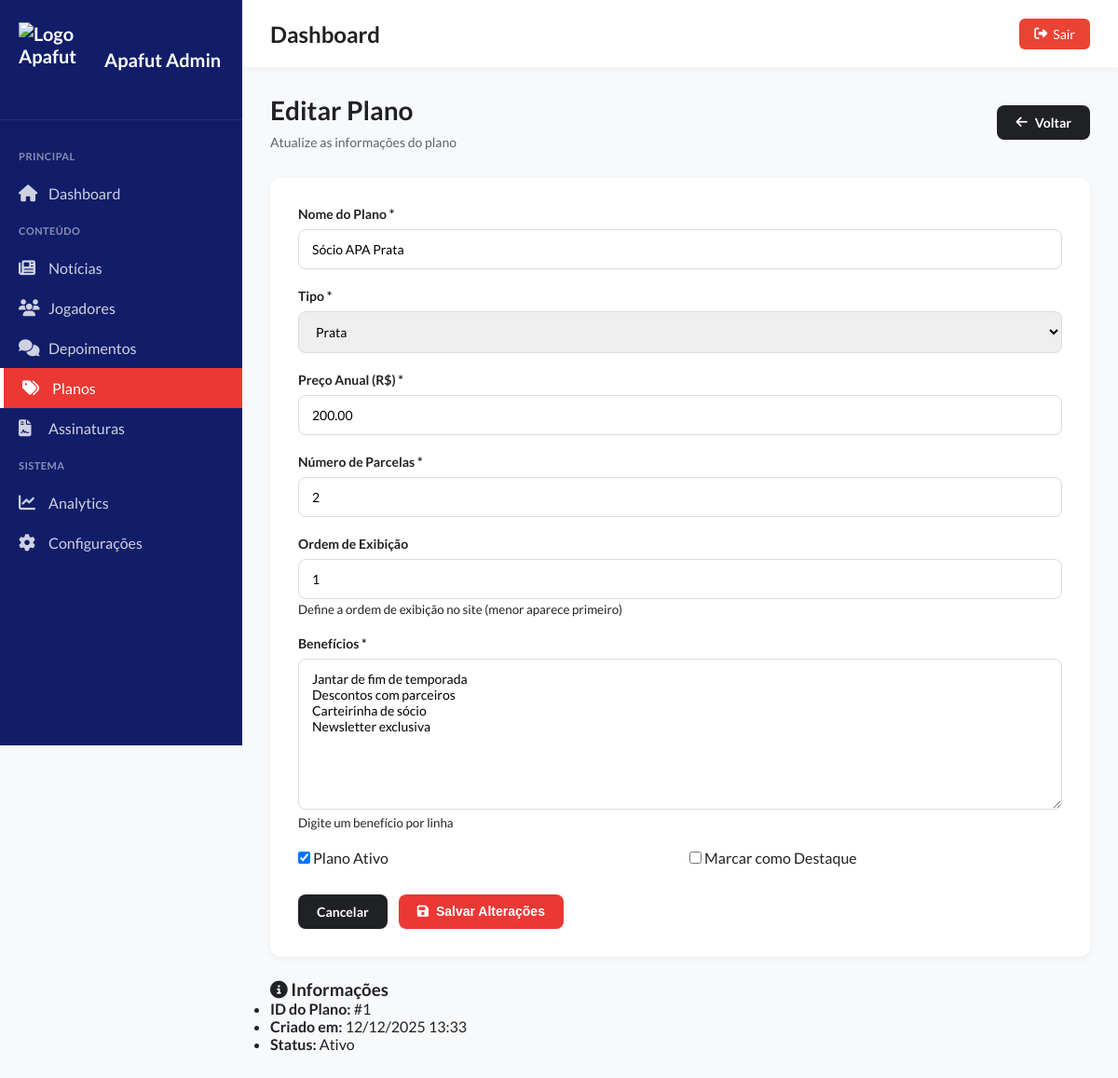
Screenshot of /admin/plano-editar.php?id=1 with the database file from the repository.
### tables this page shows
CREATE TABLE IF NOT EXISTS planos (
    id INT AUTO_INCREMENT PRIMARY KEY,
    nome VARCHAR(100) NOT NULL,
    tipo VARCHAR(50) NOT NULL,
    preco_anual DECIMAL(10,2) NOT NULL,
    parcelas INT DEFAULT 2,
    beneficios TEXT NOT NULL,
    destaque TINYINT(1) DEFAULT 0,
    ativo TINYINT(1) DEFAULT 1,
    ordem INT DEFAULT 0,
    created_at TIMESTAMP DEFAULT CURRENT_TIMESTAMP
);

### admin/plano-editar.php (the view, shortened to what this page needs)
<?php
$plano = null;
$id = intval($_GET['id'] ?? 0);
if ($id > 0) {
    $pdo = getConnection();
    $stmt = $pdo->prepare("SELECT * FROM planos WHERE id = :id");
    $stmt->execute([':id' => $id]);
    $plano = $stmt->fetch();
}
$beneficiosTexto = isset($plano['beneficios']) ? str_replace('|', "\n", $plano['beneficios']) : '';
?>
<!DOCTYPE html>
<html lang="pt-br">
<head>
    <link rel="stylesheet" href="assets/css/dashboard.css">
    <link rel="stylesheet" href="assets/css/noticias.css">
</head>
<body>
    <div class="admin-wrapper">
        <?php include 'includes/sidebar.php'; ?>
        <main class="main-content">
            <?php include 'includes/topbar.php'; ?>
            <div class="content">
                <div class="page-header">
                    <div>
                        <h1>Editar Plano</h1>
                        <p>Atualize as informações do plano</p>
                    </div>
                    <a href="planos.php" class="btn btn-secondary">
                        <i class="fas fa-arrow-left"></i>
                        Voltar
                    </a>
                </div>
                <?php if ($plano): ?>
                <div class="form-card">
                    <form method="POST">
                        <div class="form-grid">
                            <div class="form-group">
                                <label for="nome">Nome do Plano *</label>
                                <input
                                    type="text"
                                    id="nome"
                                    name="nome"
                                    value="<?= htmlspecialchars($plano['nome']) ?>"
                                    placeholder="Ex: Sócio APA Ouro"
                                    required
                                >
                            </div>
                            <div class="form-group">
                                <label for="tipo">Tipo *</label>
                                <select id="tipo" name="tipo" required>
                                    <option value="Prata" <?= $plano['tipo'] === 'Prata' ? 'selected' : '' ?>>Prata</option>
                                </select>
                            </div>
                            <div class="form-group">
                                <label for="preco_anual">Preço Anual (R$) *</label>
                                <input
                                    type="number"
                                    id="preco_anual"
                                    name="preco_anual"
                                    step="0.01"
                                    min="0"
                                    value="<?= htmlspecialchars($plano['preco_anual']) ?>"
                                    placeholder="Ex: 300.00"
                                    required
                                >
                            </div>
                            <div class="form-group">
                                <label for="parcelas">Número de Parcelas *</label>
                                <input
                                    type="number"
                                    id="parcelas"
                                    name="parcelas"
                                    min="1"
                                    max="12"
                                    value="<?= htmlspecialchars($plano['parcelas']) ?>"
                                    required
                                >
                            </div>
                            <div class="form-group">
                                <label for="ordem">Ordem de Exibição</label>
                                <input
                                    type="number"
                                    id="ordem"
                                    name="ordem"
                                    value="<?= htmlspecialchars($plano['ordem']) ?>"
                                    min="0"
                                >
                                <small>Define a ordem de exibição no site (menor aparece primeiro)</small>
                            </div>
                        </div>
                        <div class="form-group full-width">
                            <label for="beneficios">Benefícios *</label>
                            <textarea
                                id="beneficios"
                                name="beneficios"
                                rows="8"
                                placeholder="Digite um benefício por linha"
                                required
                            ><?= htmlspecialchars($beneficiosTexto) ?></textarea>
                            <small>Digite um benefício por linha</small>
                        </div>
                        <div class="form-row">
                            <div class="form-group-checkbox">
                                <input
                                    type="checkbox"
                                    id="ativo"
                                    name="ativo"
                                    <?= $plano['ativo'] ? 'checked' : '' ?>
                                >
                                <label for="ativo">Plano Ativo</label>
                            </div>
                            <div class="form-group-checkbox">
                                <input
                                    type="checkbox"
                                    id="destaque"
                                    name="destaque"
                                    <?= $plano['destaque'] ? 'checked' : '' ?>
                                >
                                <label for="destaque">Marcar como Destaque</label>
                            </div>
                        </div>
                        <div class="form-actions">
                            <a href="planos.php" class="btn btn-secondary">Cancelar</a>
                            <button type="submit" class="btn btn-primary">
                                <i class="fas fa-save"></i>
                                Salvar Alterações
                            </button>
                        </div>
                    </form>
                </div>
                <div class="help-card">
                    <h3><i class="fas fa-info-circle"></i> Informações</h3>
                    <ul>
                        <li><strong>ID do Plano:</strong> #<?= $plano['id'] ?></li>
                        <li><strong>Criado em:</strong> <?= date('d/m/Y H:i', strtotime($plano['created_at'])) ?></li>
                        <li><strong>Status:</strong> <?= $plano['ativo'] ? 'Ativo' : 'Inativo' ?></li>
                    </ul>
                </div>
                <?php endif; ?>
            </div>
        </main>
    </div>
</body>
</html>

### admin/assets/css/dashboard.css (style rules this page uses)
* { margin: 0; padding: 0; box-sizing: border-box; }
:root { --vermelho-primario: #eb3835; --azul-secundario: #111D69; --success-color: #34a853; --danger-color: #ea4335; --warning-color: #fbbc04; --dark-bg: #1f1f1f; --light-bg: #f8f9fa; --sidebar-bg: #111D69; --text-dark: #202124; --text-light: #5f6368; --border-color: #dadce0; }
body { font-family: 'Lato', -apple-system, BlinkMacSystemFont, 'Segoe UI', Roboto, sans-serif; background: var(--light-bg); color: var(--text-dark); }
.admin-wrapper { display: flex; min-height: 100vh; }
.main-content { flex: 1; margin-left: 260px; min-height: 100vh; }
.content { padding: 30px; }

### admin/assets/css/noticias.css (style rules this page uses)
.page-header { display: flex; justify-content: space-between; align-items: center; margin-bottom: 30px; }
.page-header h1 { font-size: 28px; font-weight: 700; display: flex; align-items: center; gap: 12px; margin-bottom: 8px; line-height: 1.2; }
.page-header p { color: var(--text-light); font-size: 14px; }
.btn { padding: 10px 20px; border: none; border-radius: 8px; font-size: 14px; font-weight: 600; cursor: pointer; transition: all 0.3s; display: inline-flex; align-items: center; gap: 8px; text-decoration: none; }
.btn-primary { background: var(--vermelho-primario); color: white; }
.btn-secondary { background: var(--text-dark); color: white; }
.form-card { background: white; padding: 30px; border-radius: 12px; box-shadow: 0 2px 8px rgba(0, 0, 0, 0.05); margin-bottom: 24px; }
.form-group { margin-bottom: 20px; }
.form-group label { display: block; font-size: 14px; font-weight: 600; margin-bottom: 8px; color: var(--text-dark); }
.form-group input[type="text"], .form-group input[type="email"], .form-group input[type="date"], .form-group input[type="number"], .form-group select, .form-group textarea { width: 100%; padding: 12px 14px; border: 1px solid var(--border-color); border-radius: 8px; font-size: 14px; font-family: inherit; }
.form-group textarea { min-height: 120px; resize: vertical; }
.form-row { display: grid; grid-template-columns: repeat(auto-fit, minmax(250px, 1fr)); gap: 20px; }
.form-actions { display: flex; gap: 12px; margin-top: 30px; }

### rows the page displays
planos: nome "Sócio APA Prata", tipo "Prata", preco_anual "200.00", parcelas "2", ordem "1", beneficios "Jantar de fim de temporada Descontos com parceiros Carteirinha de sócio Newsletter exclusiva", ativo "☑", id "1", created_at "12/12/2025 13:33"

### other values shown
$pageTitle "Dashboard"
